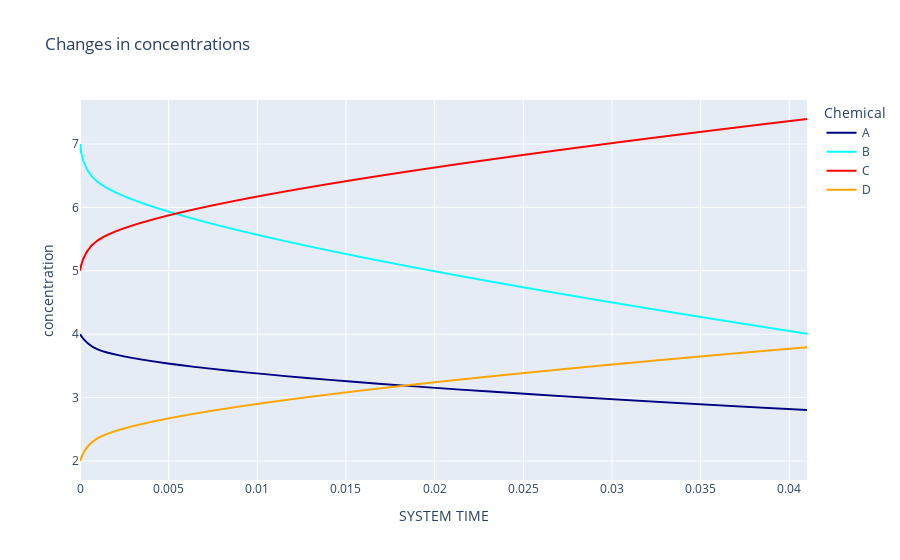

Here is the notebook cell this chart was saved with:
### Code cell
# Same plot, but with smooth line
fig = px.line(data_frame=bio.get_history(), x="SYSTEM TIME", y=["A", "B", "C", "D"], 
              title="Changes in concentrations",
              color_discrete_sequence = ['navy', 'cyan', 'red', 'orange'],
              labels={"value":"concentration", "variable":"Chemical"},
              line_shape="spline")
fig.show()

### Figure 1 — Plotly figure (JSON) as saved in the notebook; plotly's stock layout.template omitted (floating-point values rounded to 4 significant figures)
{"data": [{"hovertemplate": "Chemical=A<br>SYSTEM TIME=%{x}<br>concentration=%{y}<extra></extra>", "legendgroup": "A", "line": {"color": "navy", "dash": "solid", "shape": "spline"}, "marker": {"symbol": "circle"}, "mode": "lines", "name": "A", "orientation": "v", "showlegend": true, "type": "scatter", "x": [0, 0.001, 0.041], "xaxis": "x", "y": [4, 3.76, 2.803], "yaxis": "y"}, {"hovertemplate": "Chemical=B<br>SYSTEM TIME=%{x}<br>concentration=%{y}<extra></extra>", "legendgroup": "B", "line": {"color": "cyan", "dash": "solid", "shape": "spline"}, "marker": {"symbol": "circle"}, "mode": "lines", "name": "B", "orientation": "v", "showlegend": true, "type": "scatter", "x": [0, 0.001, 0.041], "xaxis": "x", "y": [7, 6.4, 4.007], "yaxis": "y"}, {"hovertemplate": "Chemical=C<br>SYSTEM TIME=%{x}<br>concentration=%{y}<extra></extra>", "legendgroup": "C", "line": {"color": "red", "dash": "solid", "shape": "spline"}, "marker": {"symbol": "circle"}, "mode": "lines", "name": "C", "orientation": "v", "showlegend": true, "type": "scatter", "x": [0, 0.001, 0.041], "xaxis": "x", "y": [5, 5.48, 7.394], "yaxis": "y"}, {"hovertemplate": "Chemical=D<br>SYSTEM TIME=%{x}<br>concentration=%{y}<extra></extra>", "legendgroup": "D", "line": {"color": "orange", "dash": "solid", "shape": "spline"}, "marker": {"symbol": "circle"}, "mode": "lines", "name": "D", "orientation": "v", "showlegend": true, "type": "scatter", "x": [0, 0.001, 0.041], "xaxis": "x", "y": [2, 2.36, 3.796], "yaxis": "y"}], "layout": {"autosize": true, "legend": {"title": {"text": "Chemical"}, "tracegroupgap": 0}, "title": {"text": "Changes in concentrations"}, "xaxis": {"anchor": "y", "autorange": true, "domain": [0, 1], "range": [0, 0.041], "title": {"text": "SYSTEM TIME"}, "type": "linear"}, "yaxis": {"anchor": "x", "autorange": true, "domain": [0, 1], "range": [1.7, 7.694], "title": {"text": "concentration"}, "type": "linear"}}}
